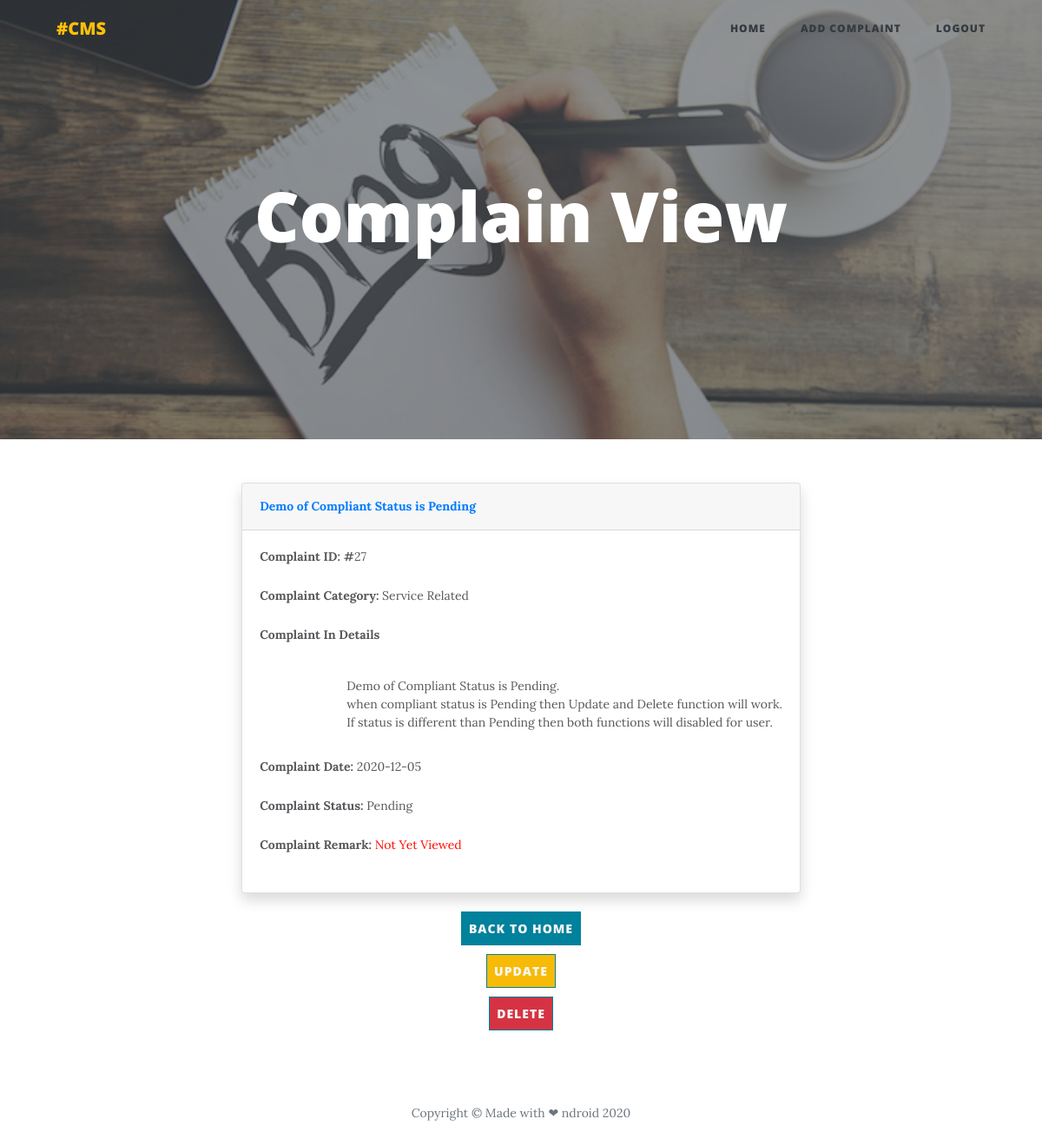
/complaint_view.php?id=27 (signed in), run on the app's committed database.
### tables this page shows
CREATE TABLE `complaints` (
  `id` int(255) NOT NULL,
  `user_id` int(255) NOT NULL,
  `title` varchar(255) NOT NULL,
  `category` varchar(255) NOT NULL,
  `details` longtext NOT NULL,
  `remark` longtext NOT NULL,
  `status` varchar(255) NOT NULL DEFAULT 'Pending',
  `date` date NOT NULL
);

### complaint_view.php (the view, shortened to what this page needs)
<?php
	include('database.php');
	if(isset($_GET['id'])){
		$id = $_GET['id'];
	}
	else{
		header("Location:index.php");
	}
?>
<!DOCTYPE html>
<html>
<head>
    <link rel="stylesheet" href="assets/bootstrap/css/bootstrap.min.css">
    <link rel="stylesheet" href="assets/fonts/font-awesome.min.css">
    <link rel="stylesheet" href="assets/fonts/ionicons.min.css">
    <link rel="stylesheet" href="assets/css/styles.min.css">
    <link rel="stylesheet" href="https://cdnjs.cloudflare.com/ajax/libs/animate.css/3.5.2/animate.min.css">
</head>
<body>
    <nav class="navbar navbar-light navbar-expand-lg fixed-top" id="mainNav">
        <div class="container"><a class="navbar-brand text-warning" href="index.html">#CMS</a>
            <div class="collapse navbar-collapse" id="navbarResponsive">
                <ul class="nav navbar-nav ml-auto">
                    <li class="nav-item" role="presentation"><a class="nav-link text-dark" href="index.php">Home</a></li>
                    <li class="nav-item" role="presentation"><a class="nav-link text-dark" href="complaint_add.php">ADD Complaint</a></li>
                    <li class="nav-item" role="presentation"><a class="nav-link text-dark" href="logout.php">Logout</a></li>
                </ul>
			</div>
        </div>
    </nav>
    <header class="masthead" style="background-image:url('assets/img/post-bg.jpg');">
        <div class="overlay"></div>
        <div class="container">
            <div class="row">
                <div class="col-md-10 col-lg-8 mx-auto">
                    <div class="site-heading">
                        <h1>Complain View</h1><span class="subheading"></span></div>
                </div>
            </div>
        </div>
    </header>
    <div class="article-dual-column">
        <div class="container">
            <div class="col d-lg-flex justify-content-lg-center" class="row">
				<?php
						$query_complaint = mysqli_query($conn,"SELECT * from complaints where id = '$id'");
						$fetch_complaint = mysqli_fetch_array($query_complaint);
						?>
				<div class="card shadow mb-3">
					<div class="card-header py-3">
						<p class="text-primary m-0 font-weight-bold"><?php echo $fetch_complaint['title'];?></p>
					</div>
					<div class="card-body">
						<div class="form-row">
							<div class="col">
								<div class="form-group"><label for="username"><strong>Complaint ID: #</strong><?php echo $fetch_complaint['id'];?></label></div>
								<div class="form-group"><label for="username"><strong>Complaint Category: </strong> <?php echo $fetch_complaint['category'];?></label></div>
								<div class="form-group" ><label for="username"><strong>Complaint In Details</strong></label></div>
									<p style="padding-left: 100px;"><?php echo nl2br($fetch_complaint['details']);?></p>
								<div class="form-group"><label for="username"><strong>Complaint Date: </strong> <?php echo $fetch_complaint['date'];?></label></div>
								<div class="form-group"><label for="username"><strong>Complaint Status: </strong> <?php echo $fetch_complaint['status'];?></label></div>
								<div class="form-group"><label for="username"><strong>Complaint Remark: </strong> <span style="color: rgb(255,15,0);"><?php echo nl2br($fetch_complaint['remark']);?><span></label></div>
							</div>
						</div>
					</div>
				</div>
            </div>
        </div>
    </div>
    <div>
        <div class="container">
            <div class="row">
                <div class="col text-center">
					<button class="btn btn-primary text-center" onClick="parent.location='index.php'" style="filter: blur(0px) brightness(97%) grayscale(0%);margin: 5px;padding: 8px;"  type="button">BACK TO HOME</button>
					<form method="POST" action="complaint_update.php">
						<button class="btn btn-primary text-right bg-warning" style="filter: blur(0px) brightness(97%) grayscale(0%);margin: 5px;padding: 8px;" name="c_id" value="<?php echo $fetch_complaint['id'];?>" type="submit" <?php if($fetch_complaint['status']!="Pending"){echo "disabled";}?>>update</button>
					</form>
					<form method="POST" action="complaint_delete.php">
						<button class="btn btn-primary text-right bg-danger" style="filter: blur(0px) brightness(97%) grayscale(0%);margin: 5px;padding: 8px;" name="id" value="<?php echo $fetch_complaint['id'];?>" type="submit" <?php if($fetch_complaint['status']!="Pending"){echo "disabled";}?>>delete</button>
					</form>
				</div>
            </div>
        </div>
    </div>
    <footer>
        <div class="container">
            <div class="row">
                <div class="col-md-10 col-lg-8 mx-auto">
                    <p class="text-muted copyright" style="color: rgb(255,15,0);">Copyright&nbsp;© Made with&nbsp;❤&nbsp;ndroid 2020</p>
                </div>
            </div>
        </div>
    </footer>
</body>
</html>

### data on the page
complaints: title "Demo of Compliant Status is Pending", id "27", category "Service Related", details "Demo of Compliant Status is Pending. when compliant status is Pending then Update and Delete function will work. If status is different than Pending then both functions will disabled for user.", date "2020-12-05", status "Pending", remark "Not Yet Viewed"
